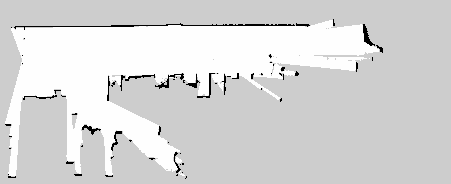
#> input picture Map/map_112_0516.pgm, 451 x 184 px; its folder holds 2 pictures in this run
$ python convert_util.py
#> lines starting #> are read from the running program, lines starting #| are printed output that depends on the picture; long printed decimals are rounded
from PIL import Image
import matplotlib.pyplot as plt
import yaml
import os
import json
import numpy as np
import cv2
import quaternion
import math


# Define the YAML file path
CURRENT_PATH = os.path.dirname(os.path.abspath(__file__))
UPPER_PATH = os.path.dirname(CURRENT_PATH)
MAP_PATH = os.path.join(UPPER_PATH, "Map")
YAML_FILE = os.path.join(MAP_PATH, "map_112_0516.yaml")
LOG_PATH = os.path.join(MAP_PATH, "coord_log.json")
# Load the YAML file
with open(YAML_FILE, "r") as stream:
    map_data = yaml.safe_load(stream)

# Open the PGM file
IMG_PATH = os.path.join(MAP_PATH, map_data["image"])
img = Image.open(IMG_PATH)
#> img is the input picture: PIL image 451x184 L; min 0, max 254, mean 215.6

# get the map config
CONFIG_PATH = os.path.join(MAP_PATH, "map_config.json")
with open(CONFIG_PATH, "r") as f:
#> (reads Map/map_config.json from the repository)
    map_config_data = json.load(f)
    map_vertices = np.array(map_config_data["vertices"], np.float32)

# get the cam config
CAM_CONFIG_PATH = os.path.join(MAP_PATH, "cam_config.json")
with open(CAM_CONFIG_PATH, "r") as f:
#> (reads Map/cam_config.json from the repository)
    cam_config_data = json.load(f)
    cam_vertices = np.array(cam_config_data["vertices"], np.float32)
    # rotate the cam_vertices
    # cam_vertices = np.roll(cam_vertices, 1, axis=0)


def get_head_body_coord():
    with open(LOG_PATH, "r") as f:
        log_data = json.load(f)
        head_coord = log_data["head_coord"]
        body_coord = log_data["body_coord"]
    return head_coord, body_coord


def dump_log(head_coord, body_coord):
    log_data = {
        "head_coord": head_coord,
        "body_coord": body_coord,
    }
    with open(LOG_PATH, "w") as f:
        json.dump(log_data, f, indent=4)
    return None


# get the image size
width, height = img.size
#> width = 451; height = 184

# Get the origin
origin = map_data["origin"]
origin_coord = (
    -origin[0] / map_data["resolution"],
    height - (-origin[1] / map_data["resolution"]),
)
#> origin_coord = (23, 59.8)


fig, ax = plt.subplots()
# make rectangle from vertices and color is yellow
rectangle = plt.Polygon(
    map_vertices, closed=True, fill=False, linewidth=2, color="orange"
)
ax.add_patch(rectangle)


def check_road(coord):
    """
    Returns true if the given coord in the image is white, otherwise false
    """
    # get the color of the coord
    x, y = map(int, coord)
    color = img.getpixel((x, y))

    # check the color
    if color == 255:
        return True
    return False


def convert_coord(coord):
    """
    convert the camera coordinate to map coordinate(pixel, pixel)
    return: (map_transformed_x, map_transformed_y)
    """
    transformation_matrix = cv2.getPerspectiveTransform(cam_vertices, map_vertices)

    # convert the coordinate
    cam_transformed_x, cam_transformed_y = coord[0], coord[1]
    map_transformed_x, map_transformed_y = cv2.perspectiveTransform(
        np.array([[[cam_transformed_x, cam_transformed_y]]], dtype=np.float32),
        transformation_matrix,
    )[0][0]

    return (map_transformed_x, map_transformed_y)


def get_center(head_x, head_y, body_x, body_y):
    """
    get the center of the person
    return: center_x, center_y
    """
    center_x = (head_x + body_x) / 2
    center_y = (head_y + body_y) / 2
    return center_x, center_y


def get_inverse_coord(head_coord, body_coord, meter=3):
    midpoint = (
        (head_coord[0] + body_coord[0]) / 2,
        (head_coord[1] + body_coord[1]) / 2,
    )

    # Calculate slope of line between head and body
    slope = (body_coord[1] - head_coord[1]) / (body_coord[0] - head_coord[0])

    # Calculate slope of perpendicular line
    perp_slope = -1 / slope

    # Calculate y-intercept of perpendicular line
    y_intercept = midpoint[1] - perp_slope * midpoint[0]

    # Define two points on perpendicular line
    length = (
        (body_coord[0] - head_coord[0]) ** 2 + (body_coord[1] - head_coord[1]) ** 2
    ) ** 0.5

    ratio = meter / (length * map_data["resolution"])

    length *= ratio

    x_inverse_1 = midpoint[0] + (length / 2) * (1 / (1 + perp_slope**2)) ** 0.5
    y_inverse_1 = perp_slope * x_inverse_1 + y_intercept

    x_inverse_2 = midpoint[0] - (length / 2) * (1 / (1 + perp_slope**2)) ** 0.5
    y_inverse_2 = perp_slope * x_inverse_2 + y_intercept

    inverse_coord = [[x_inverse_1, y_inverse_1], [x_inverse_2, y_inverse_2]]
    return inverse_coord


def select_short_coord(inverse_coord, origin_coord):
    inverse_coord_1 = inverse_coord[0]
    inverse_coord_2 = inverse_coord[1]

    # get the distance between the origin and the inverse coord
    distance_1 = (
        (inverse_coord_1[0] - origin_coord[0]) ** 2
        + (inverse_coord_1[1] - origin_coord[1]) ** 2
    ) ** 0.5
    distance_2 = (
        (inverse_coord_2[0] - origin_coord[0]) ** 2
        + (inverse_coord_2[1] - origin_coord[1]) ** 2
    ) ** 0.5

    if check_road(inverse_coord_1) is False:
        return inverse_coord_2

    if check_road(inverse_coord_2) is False:
        return inverse_coord_1

    if distance_1 <= distance_2:
        return inverse_coord_1

    return inverse_coord_2


def convert_pixel_to_real_coord(pixel_coord):
    """
    convert the pixel coordinate to real coordinate(meter, meter)
    return: (real_x, real_y)
    """
    # func(origin_coord) = (0, 0)
    real_x = (pixel_coord[0] - origin_coord[0]) * map_data["resolution"]
    real_y = -(pixel_coord[1] - origin_coord[1]) * map_data["resolution"]

    return real_x, real_y


def get_rotation(start_coord, end_coord):
    # get the angle
    dx = end_coord[0] - start_coord[0]
    dy = end_coord[1] - start_coord[1]
    rads = math.atan2(dy, dx)

    # calculate the angle in quaternion
    q = quaternion.from_euler_angles(0, 0, rads)  # w, x, y, z

    return q.w, q.z


def get_real_coord(head_coord, body_coord):
    """
    This is the main function to get the real coordinate
    """
    map_head_coord = convert_coord(head_coord)
    map_body_coord = convert_coord(body_coord)

    inverse_coord = get_inverse_coord(
        map_head_coord,
        map_body_coord,
    )

    center_coord = get_center(
        map_head_coord[0], map_head_coord[1], map_body_coord[0], map_body_coord[1]
    )

    inverse_coord = select_short_coord(inverse_coord, origin_coord)

    w, z = get_rotation(inverse_coord, center_coord)
    x, y = convert_pixel_to_real_coord(inverse_coord)

    return x, y, z, w


def main():
    ax.imshow(img, cmap="gray")
    ax.scatter(
        origin_coord[0],
        origin_coord[1],
        marker="+",
        color="red",
    )
    ax.axis("equal")
    ax.axis("off")

    head_coord, body_coord = get_head_body_coord()
#> (reads Map/coord_log.json from the repository)

    map_head_coord = convert_coord(head_coord)
    map_body_coord = convert_coord(body_coord)

    inverse_coord = get_inverse_coord(
        map_head_coord,
        map_body_coord,
    )

    inverse_coord = select_short_coord(inverse_coord, origin_coord)
#> in check_road, `color = img.getpixel((x, y))`: color = 205

    ax.scatter(
        map_head_coord[0],
        map_head_coord[1],
        marker="o",
        color="green",
    )
    ax.scatter(
        map_body_coord[0],
        map_body_coord[1],
        marker="o",
        color="blue",
    )
    ax.scatter(
        inverse_coord[0],
        inverse_coord[1],
        marker="x",
        color="orange",
    )

    real_origin = convert_pixel_to_real_coord(origin_coord)
    real_dest = convert_pixel_to_real_coord(inverse_coord)
    print("real_origin: ", real_origin)
    print("real_dest: ", real_dest)

    plt.axis("scaled")

    x, y, z, w = get_real_coord(head_coord, body_coord)
    print(f"x: {x}, y: {y}, z: {z}, w: {w}")
    plt.show()

    # Save the plot as a PNG file
    # plt.savefig("your_map.png", bbox_inches="tight")
    return None


if __name__ == "__main__":
    main()
#| real_origin:  (0.0, -0.0)
#| real_dest:  (8.178, 2.336)
#> (the call stopped at in get_rotation, `q = quaternion.from_euler_angles(0, 0, rads)`: quaternion is not available in this run)
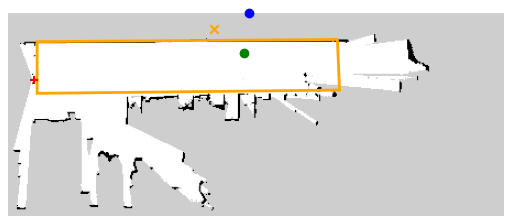
#> figure drawn by matplotlib, 1 panel
